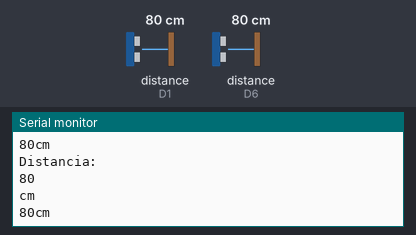
The sketch below on a simulated ESP8266 (NodeMCU). Parts: the last lines printed to the serial monitor. The test bench sets the inputs (shaded band); at power-on: distance to the obstacle (sensors on D1, D6) 80 cm. The echo pulse lasts 58.3 µs per cm.

Above: at 1.2 s.
1.3 s: distance to the obstacle (sensor on D1) set to 2 cm
At 2.39 s:
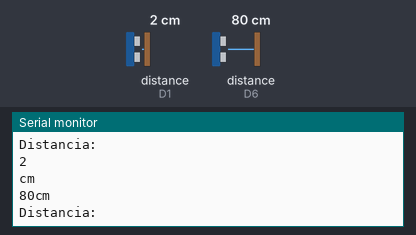
2.8 s: distance to the obstacle (sensor on D6) set to 2 cm
At 2.82 s:
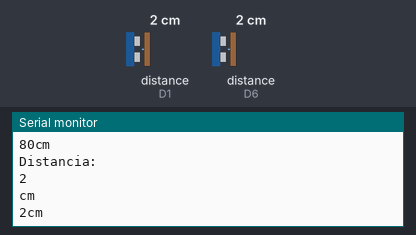
4.3 s: distance to the obstacle (sensor on D1) set to 4 cm
At 4.34 s:
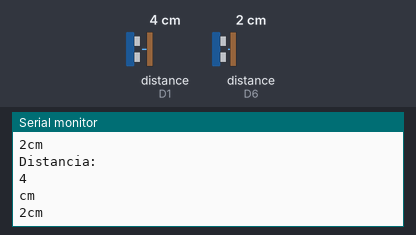
5.8 s: distance to the obstacle (sensor on D6) set to 4 cm
At 5.87 s:
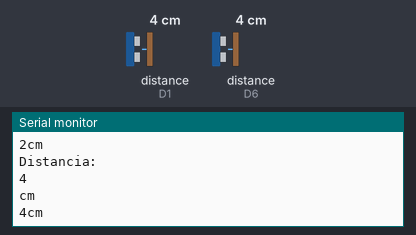
Timing chart, 0 to 8.3 s (numbered marks = the images above; inputs shaded):
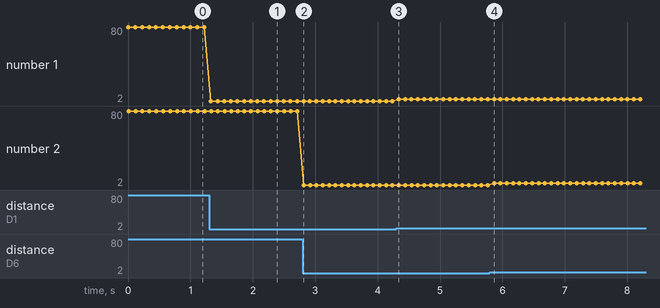

The sketch:

Sonar.ino
```cpp
#include <Ultrasonic.h> // Declaração de biblioteca

Ultrasonic ultrasonic1(D0, D1); // Instância chamada ultrasonic com parâmetros (trig,echo)
Ultrasonic ultrasonic2(D5, D6);


void setup() {
  Serial.begin(115200); // Inicio da comunicação serial
}

void loop() {
  Serial.print("Distancia: "); // Escreve texto na tela
  Serial.println("");
  Serial.println(ultrasonic1.distanceRead());// distância medida em cm
  Serial.println("cm"); // escreve texto na tela e pula uma linha
  Serial.print(ultrasonic2.distanceRead());// distância medida em cm
  Serial.println("cm"); // escreve texto na tela e pula uma linha
  delay(100); // aguarda 1s
}
```

Measured:
- after the input at 1.3 s, the serial monitor: prints a new line at once (image 1)
- after the input at 2.8 s, the serial monitor: prints a new line at once (image 2)
- after the input at 4.3 s, the serial monitor: prints a new line at once (image 3)
- after the input at 5.8 s, the serial monitor: prints a new line after 0.07 s (image 4)
- plotted number 1: 80 → 2 after the input at 1.3 s, 2 → 4 after the input at 4.3 s
